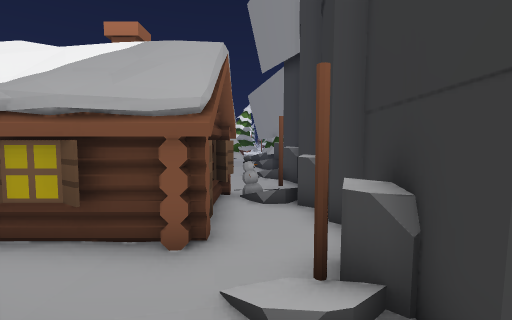
[1] (above)

24 first-person views from a walk through a 3-D level made in the Unity game engine. The camera is 1.2 m above the floor, tilts 4° down and sees 85° across. The floor is counted in squares, 0.72 m on a side. Each view is taken from the middle of a square. On the plan, view 1 faces up. The plan holds only what a view shows up to about 15 squares ahead; the rest is blank. The place goes on beyond the plan. The player is left out. Some surface patterns are stand-ins.

[2]
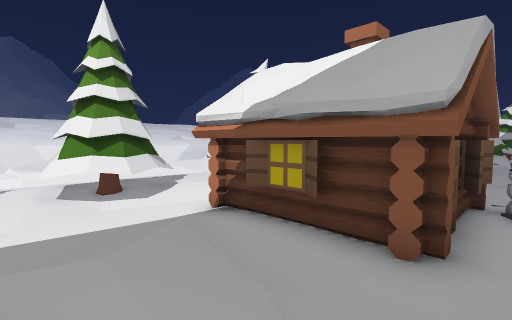

[3]
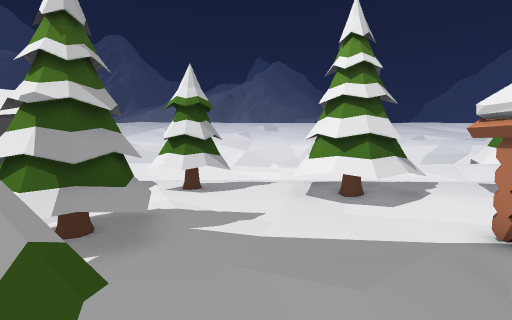

[4]
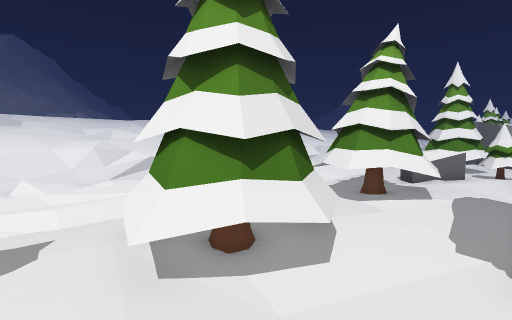

[5]
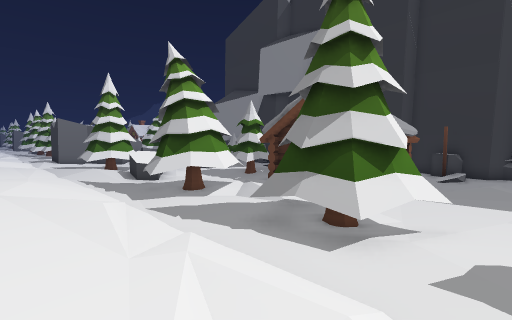

[6]
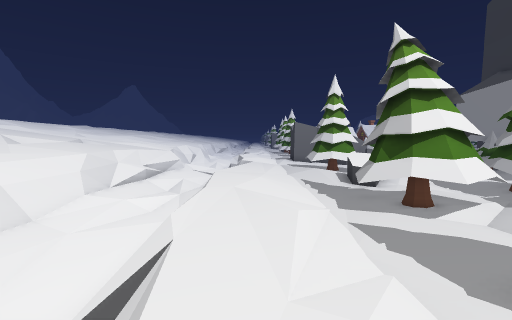

[7]
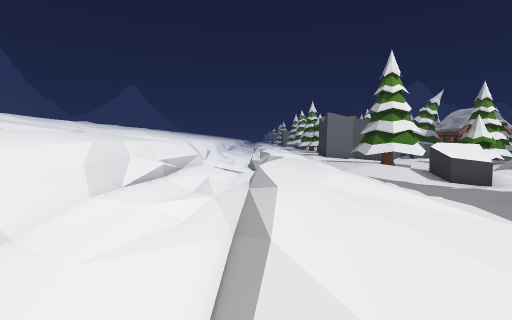

[8]
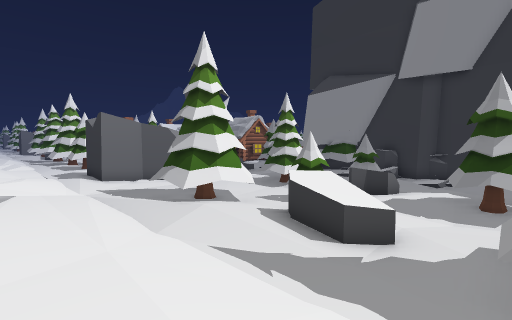

[9]
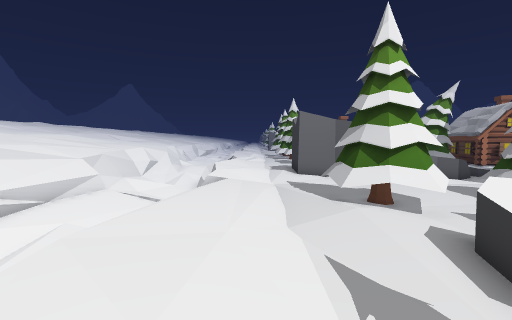

[10]
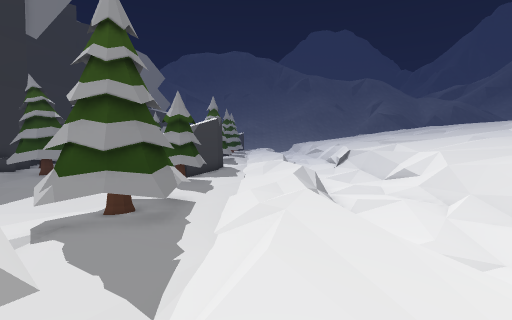

[11]
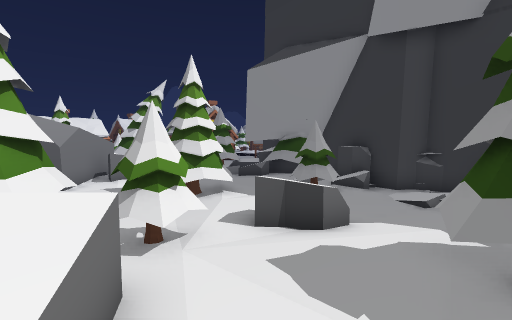

[12]
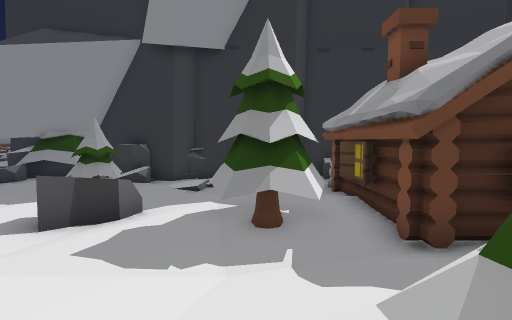

[13]
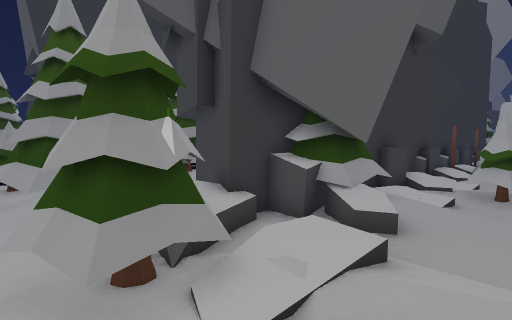

[14]
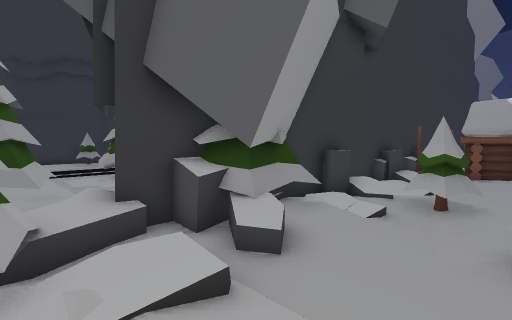

[15]
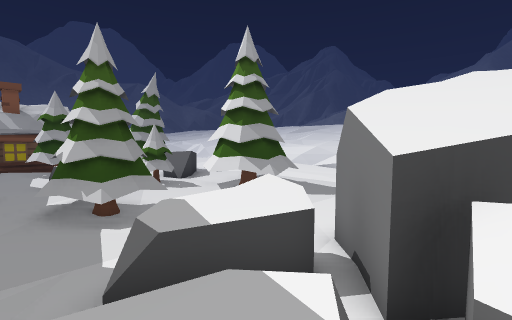

[16]
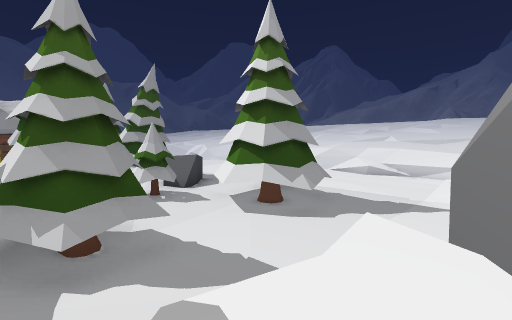

[17]
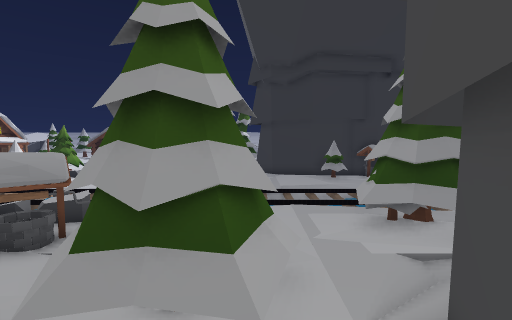

[18]
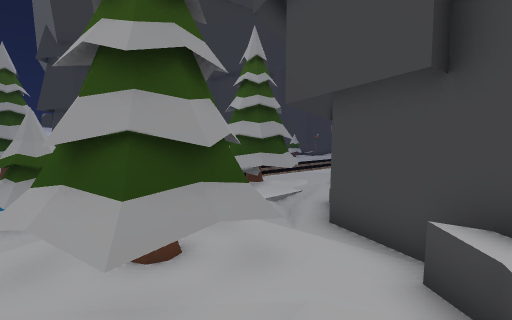

[19]
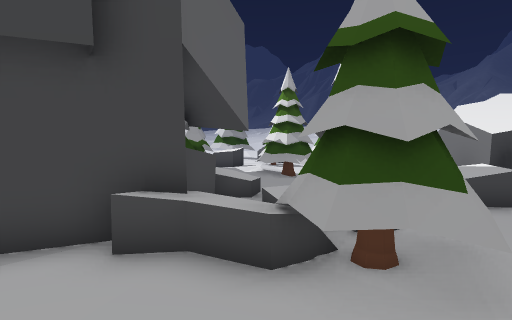

[20]
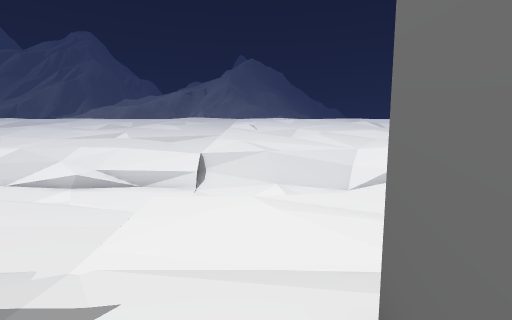

[21]
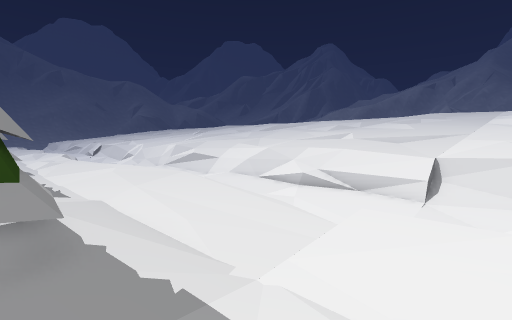

[22]
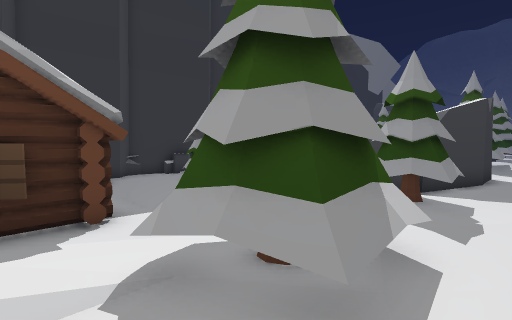

[23]
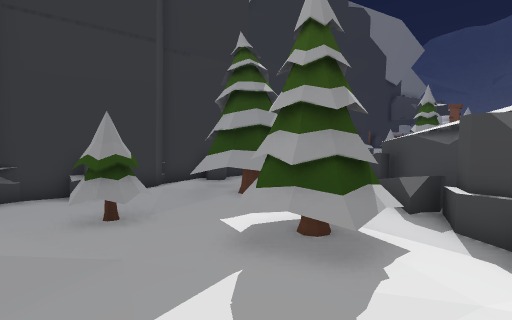

[24]
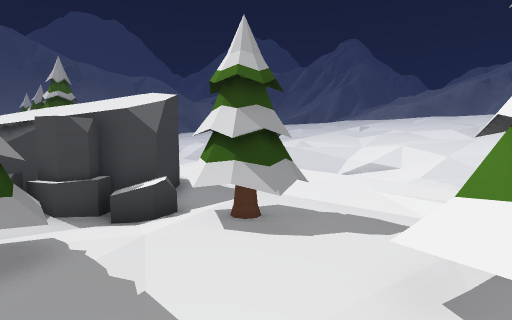

### Floor plan
Key: @ floor where view 1 was taken; # wall or solid block; x gap in a wall; . main floor; : floor 0.25 m higher than the main floor; - floor 0.25 m lower than the main floor; + floor 0.5 m higher than the main floor; _ floor 0.5 m lower than the main floor; * floor 0.75 m higher than the main floor; % floor 1 m higher than the main floor; / step, stairs or slope; = window, fence, low wall or low ledge; ^ raised ledge; H house; T tree; O other object.
Columns run from 21 left of view 1 to 18 right of it. Each row starts with its distance up from view 1.
 26       /::.#  ^^^^^....TT..-TTT T
 25  .-/_ /::.####^^^xO...TTT.TTTT TT
 24  .-__ /::....#^^^^.O..TTT.TTTT
 23 %//__ /::.......^^=.::///..TTT..
 22 %:-/_ /:.............///## .TT....   ==.
 21 %+-/_ /::............####### .....    -.
 20 %/-/_ /::..TTT..TT...###      TTT      .
 19 =///_ :::.TTTT..TTT.::##      TTTT
 18 =///_=:::.TTTTT.TTT..:T#      TTT
 17 O///_=:::.:TTT...:..T/=#       T
 16  /_-_.:::.::..T.:::TT/=#       ...
 15 O-///:::..::=TTT.=..T.##       ...
 14 =-/_/:::...=*=..^^.....#       ...
 13 :-/-//::/..==...::.../.#
 12 /--///::/..==...TT:../=#
 11 /--/_.:::......TTT:../=#
 10 /--__.:::.TTT..TTT:..:##
  9 .--__.::..TTTT.HHHHHH.##
  8  --__.:::.TTTT:HHHHHHx=#
  7  --__.::/..TT/.HHHHHH.=#
  6   -__.::/......HHHHHH.##
  5  --__/:::...T..HHHHHH..#
  4 #=-__//::.TTTT.HHHHHH.=#
  3 ##-__ /::.TTTT......./^#
  2 ////_ .::.TTTT..../...##
  1 //--_ /::..TT....:::...#
  0 */--///:/..::....:.T.@.#
 -1 *:--///:...TT:.....TT.=#
 -2 *//-_//:..TTT::TT..T..=#
 -3 //___//:.. TT..TTT..T:##
 -4 //--/=:/....=#.TT.TTT ##
 -5 //   =::...####   TTTT=#

Where each view was taken, in squares from view 1:
view 1: 0 up, 0 right, facing up
view 2: 0 up, 0 right, facing up-left
view 3: 0 up, 1 left, facing left
view 4: 0 up, 6 left, facing up-left
view 5: 0 up, 15 left, facing up-right
view 6: 1 up, 14 left, facing up
view 7: 4 up, 16 left, facing up
view 8: 10 up, 15 left, facing up-right
view 9: 10 up, 13 left, facing up
view 10: 10 up, 13 left, facing down
view 11: 11 up, 9 left, facing up-right
view 12: 11 up, 10 left, facing right
view 13: 26 up, 2 left, facing down-right
view 14: 24 up, 3 left, facing down-right
view 15: 26 up, 2 left, facing down-left
view 16: 24 up, 3 left, facing down-left
view 17: 23 up, 3 right, facing right
view 18: 26 up, 3 right, facing down-right
view 19: 26 up, 5 right, facing down-left
view 20: 24 up, 9 left, facing left
view 21: 24 up, 10 left, facing down-left
view 22: 6 up, 12 left, facing down-right
view 23: 1 up, 8 left, facing down-right
view 24: 2 up, 6 left, facing down-left
